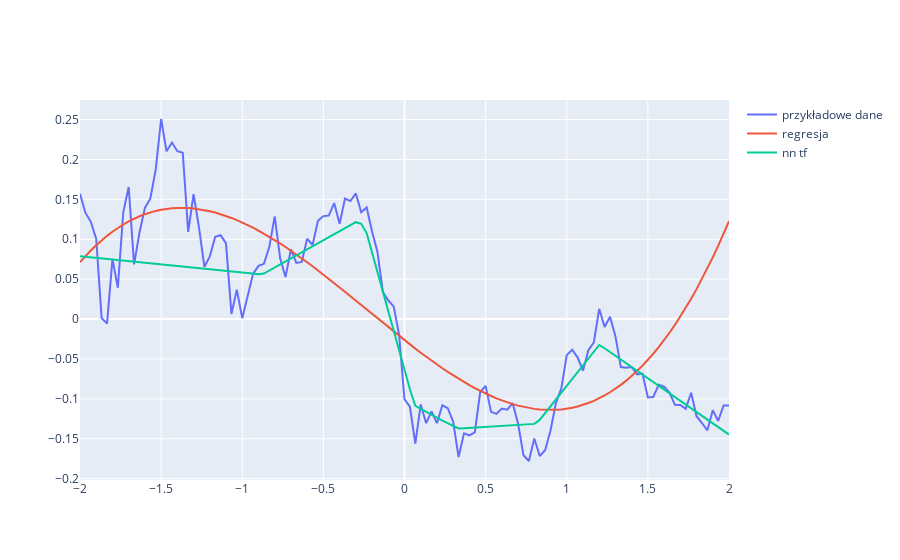

Notebook code cell kept with this figure:
### Code cell
fig = go.Figure()
fig.add_trace(go.Scatter(x=arg, y=arr, name="przykładowe dane"))
fig.add_trace(go.Scatter(x=arg, y=res_reg, name="regresja"))
fig.add_trace(go.Scatter(x=arg, y=res_nn_tf, name="nn tf"))
fig.show()
